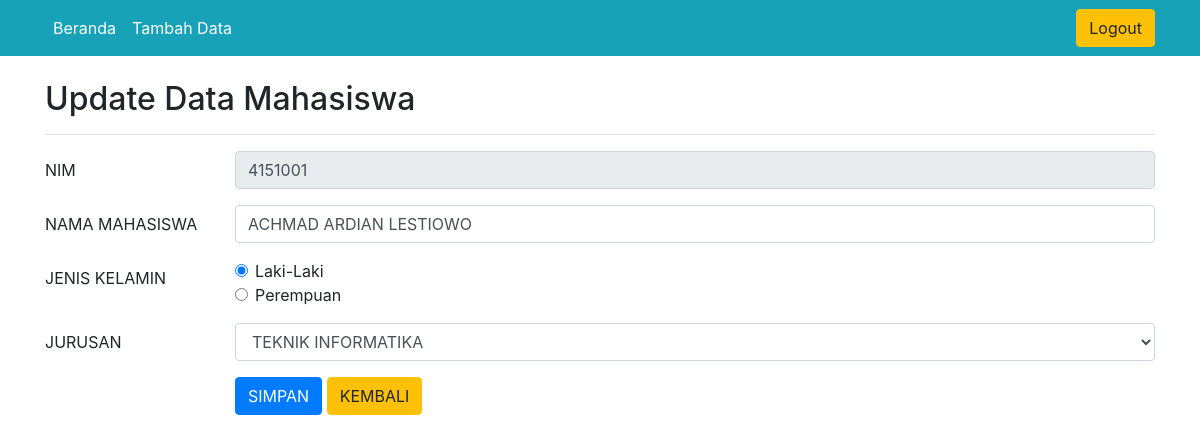
Page /update.php?nim=4151001 (signed in) on the committed database.
### tables this page shows
CREATE TABLE `mahasiswa` (
  `nim` int(7) NOT NULL,
  `nama` varchar(30) NOT NULL,
  `jenis_kelamin` varchar(10) NOT NULL,
  `jurusan` varchar(30) NOT NULL
);

### update.php (the view, shortened to what this page needs)
<!DOCTYPE html>
<html>
<head>
	<link rel="stylesheet" type="text/css" href="bs/css/bootstrap.min.css">
</head>
<body>
	<nav class="navbar navbar-expand-sm bg-info navbar-dark">
		<div class="container">
		  <ul class="navbar-nav">
		    <li class="nav-item active">
		      <a class="nav-link" href="home.php">Beranda</a>
		    </li>
		    <li class="nav-item active">
		      <a class="nav-link" href="input.php">Tambah Data</a>
		    </li>
		  </ul>
		  <a href="logout.php" class="btn btn-warning btn-md">Logout</a>
		</nav>
	<div class="container">
		<br>
		<h2>Update Data Mahasiswa</h2>
		<hr>
		<?php include 'koneksi.php'; ?>
		<?php
		if(isset($_GET['nim'])){
			$nim = $_GET['nim'];
			$select = mysqli_query($koneksi, "SELECT * FROM mahasiswa WHERE nim='$nim'") or die(mysqli_error($koneksi));
			if(mysqli_num_rows($select) == 0){
				echo '<div class="alert alert-warning">nim tnimak ada dalam database.</div>';
				exit();
			}else{
				$data = mysqli_fetch_assoc($select);
			}
		}
		?>
		<form action="update.php?nim=<?php echo $nim; ?>" method="post">
			<div class="form-group row">
				<label class="col-sm-2 col-form-label">NIM</label>
				<div class="col-sm-10">
					<input type="text" name="nim" class="form-control" size="4" value="<?php echo $data['nim']; ?>" readonly required>
				</div>
			</div>
			<div class="form-group row">
				<label class="col-sm-2 col-form-label">NAMA MAHASISWA</label>
				<div class="col-sm-10">
					<input type="text" name="nama" class="form-control" value="<?php echo $data['nama']; ?>" required>
				</div>
			</div>
			<div class="form-group row">
				<label class="col-sm-2 col-form-label">JENIS KELAMIN</label>
				<div class="col-sm-10">
					<div class="form-check">
						<input type="radio" class="form-check-input" name="jenis_kelamin" value="LAKI-LAKI" <?php if($data['jenis_kelamin'] == 'LAKI-LAKI'){ echo 'checked'; } ?> required>
						<label class="form-check-label">Laki-Laki</label>
					</div>
					<div class="form-check">
						<input type="radio" class="form-check-input" name="jenis_kelamin" value="PEREMPUAN" <?php if($data['jenis_kelamin'] == 'PEREMPUAN'){ echo 'checked'; } ?> required>
						<label class="form-check-label">Perempuan</label>
					</div>
				</div>
			</div>
			<div class="form-group row">
				<label class="col-sm-2 col-form-label">JURUSAN</label>
				<div class="col-sm-10">
					<select name="jurusan" class="form-control" required>
						<option value="TEKNIK INFORMATIKA" <?php if($data['jurusan'] == 'TEKNIK INFORMATIKA'){ echo 'selected'; } ?>>TEKNIK INFORMATIKA</option>
					</select>
				</div>
			</div>
			<div class="form-group row">
				<label class="col-sm-2 col-form-label">&nbsp;</label>
				<div class="col-sm-10">
					<input type="submit" name="submit" class="btn btn-primary" value="SIMPAN">
					<a href="home.php" class="btn btn-warning">KEMBALI</a>
				</div>
			</div>
		</form>
	</div>
</body>
</html>

### rows in the picture
mahasiswa: nim "4151001", nama "ACHMAD ARDIAN LESTIOWO", jenis_kelamin "☑", jurusan "TEKNIK INFORMATIKA"
